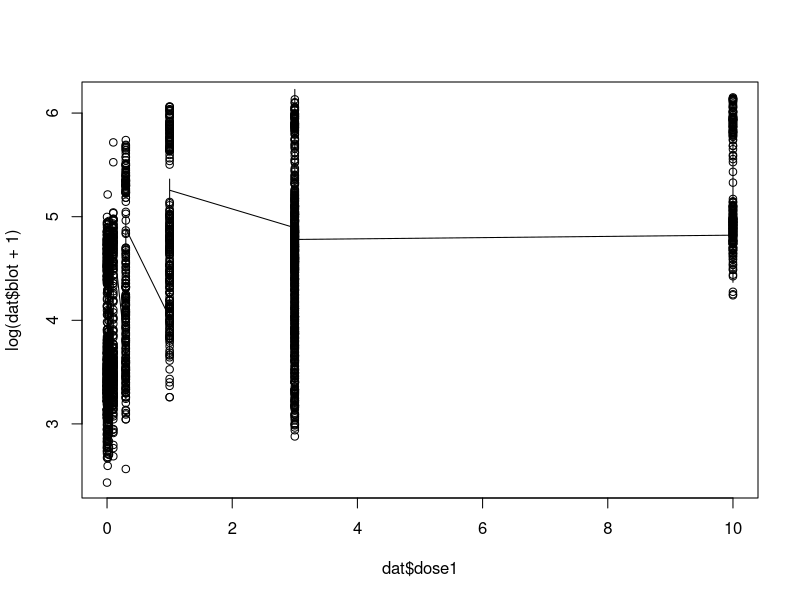

The R script that drew this image: (Note: this script raises an error after producing the figure.)
## ---- chunk 1
library(dplyr)
library(lme4)
library(ggplot2)
library(magrittr)
dat <- read.table("case1.txt", header = T, stringsAsFactors = F, na.strings = ".", colClasses=c("character","character","numeric","numeric","numeric","numeric","numeric","numeric"))
dat <-  dat %>% filter(complete.cases(blot)) 
## ---- chunk 2
#creates a kernel distribution for each covariate
#be careful of random samples--Big X can't have NAs
kern_distribution <- function(x,y, knots = 4) {
  ### s: #controls how wide the kernels are, s should be half the distance between two knots 
  ### tau: decides where the breaks are based on the number of knots
  ###knots: number of splits/peaks in the data
  ##x and y are the data
  
  tau <- seq(min(x), max(x), length.out = knots)
  s <- diff(tau)[1]/2
  X <- matrix(0, nrow=length(x),ncol=knots)
  for(i in 1:knots) {
    X[,i] <- x * dnorm(x, tau[i], s)
  }
  return(X)
}

#smoothing out the graph by predicting values for the fitted data
#same function as the kern distribution, but this time it is smoother
smooth_graph <- function(x, y.predict, knots = 4) {
  tau <- seq(min(x), max(x), length.out = knots)
  s <- diff(tau)[1]/2
  x.predict <- seq(min(x), max(x), length.out=500)
  X.predict <- matrix(0, nrow=length(x.predict),ncol = knots)
  for(i in 1:knots) {
    X.predict[,i] <- x.predict * dnorm(x.predict, tau[i], s)
  }
  return(X.predict)
}
## ---- chunk 3

#attach(dat) ##attaches the data so we can just run through with the variable names

m2 <- lmer(log(blot + 1) ~ (1 + proto|lab) + kern_distribution(dose1, blot, knots = 2) + kern_distribution(dose2, blot, knots = 3) + kern_distribution(body, blot, knots = 3), data = dat) #X + Z + R + S + random effect
summary(m2)


plot(dat$dose1,log(dat$blot + 1)) #plots the true data
lines(sort(dat$dose1), fitted(m2)[order(dat$dose1)]) #shows how well the model fits the true data
abline(v = tau)

plot(dat$dose2, log(dat$blot + 1))
lines(sort(dat$dose2), fitted(m2)[order(dat$dose2)])
#abline(v = tau)


plot(dat$body, log(dat$blot + 1))
lines(sort(dat$body), fitted(m2)[order(dat$body)])



#smoothing out the graph
m2 <- lmer(log(blot + 1) ~ (1 + proto|lab) + smooth_graph(dose1, blot, knots = 2) + smooth_graph(dose2, blot, knots = 3) + smooth_graph(body, blot, knots = 3), data = dat) #X + Z + R + S + random effect
summary(m2)
y.predict <- predict(m2, dat)
  #cbind(1, cbind(smooth_graph(dat$dose1, dat$blot), ) %*% coef(m2) #predict function is easier // but cbind(X.predicts)
plot(x$dose2,y$blot)
